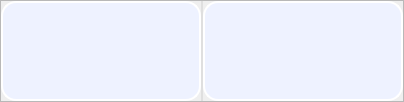
                 <widget class="QFrame" name="Result_QF">
                  <property name="styleSheet">
                   <string notr="true"/>
                  </property>
                  <property name="frameShape">
                   <enum>QFrame::Shape::StyledPanel</enum>
                  </property>
                  <property name="frameShadow">
                   <enum>QFrame::Shadow::Raised</enum>
                  </property>
                  <layout class="QVBoxLayout" name="verticalLayout_16">
                   <property name="spacing">
                    <number>0</number>
                   </property>
                   <property name="leftMargin">
                    <number>0</number>
                   </property>
                   <property name="topMargin">
                    <number>0</number>
                   </property>
                   <property name="rightMargin">
                    <number>0</number>
                   </property>
                   <property name="bottomMargin">
                    <number>0</number>
                   </property>
                   <item>
                    <widget class="QSplitter" name="splitter">
                     <property name="styleSheet">
                      <string notr="true">#splitter::handle{background: 1px solid  rgba(200, 200, 200,100);}</string>
                     </property>
                     <property name="orientation">
                      <enum>Qt::Orientation::Horizontal</enum>
                     </property>
                     <property name="handleWidth">
                      <number>2</number>
                     </property>
                     <widget class="QLabel" name="pre_video">
                      <property name="minimumSize">
                       <size>
                        <width>200</width>
                        <height>100</height>
                       </size>
                      </property>
                      <property name="styleSheet">
                       <string notr="true">background-color: rgb(238, 242, 255);
border:2px solid rgb(255, 255, 255);
border-radius:15px</string>
                      </property>
                      <property name="text">
                       <string/>
                      </property>
                      <property name="alignment">
                       <set>Qt::AlignmentFlag::AlignCenter</set>
                      </property>
                     </widget>
                     <widget class="QLabel" name="res_video">
                      <property name="minimumSize">
                       <size>
                        <width>200</width>
                        <height>100</height>
                       </size>
                      </property>
                      <property name="styleSheet">
                       <string notr="true">background-color: rgb(238, 242, 255);
border:2px solid rgb(255, 255, 255);
border-radius:15px</string>
                      </property>
                      <property name="text">
                       <string/>
                      </property>
                      <property name="alignment">
                       <set>Qt::AlignmentFlag::AlignCenter</set>
                      </property>
                     </widget>
                    </widget>
                   </item>
                  </layout>
                 </widget>
